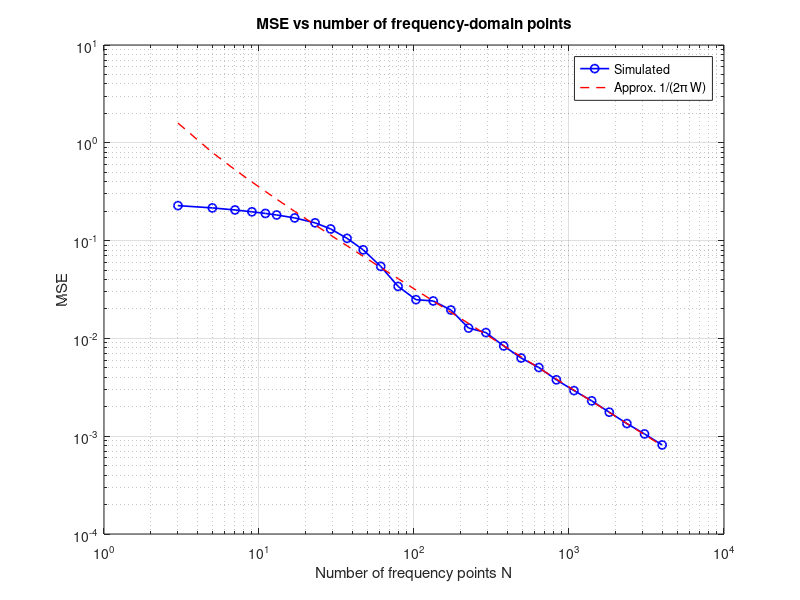

The MATLAB script that drew this image:
% ---------- q4c_mse.m ----------
1;
function y = sincw(w)
  y = ones(size(w));
  idx = (w ~= 0);
  y(idx) = sin(w(idx)/2)./(w(idx)/2);
end
function xr = recon(K, dw, t)
  w  = (1:K)*dw;
  Xk = sincw(w);
  xr = (dw/(2*pi))*(1 + 2*(cos(t(:)*w)*Xk(:)));
  xr = xr.';
end

clear; close all; clc;
dw = 0.1;
t  = linspace(-2, 2, 2001);
x4 = double(abs(t) < 0.5);

Ks  = unique(round(logspace(0, 3.3, 30)));     % 1 ... about 2000
mse = zeros(size(Ks));
for i = 1:numel(Ks)
  mse(i) = mean((x4 - recon(Ks(i), dw, t)).^2);
end
Npts = 2*Ks + 1;

figure(3);
loglog(Npts, mse, 'bo-', 'LineWidth', 1.2); hold on;
loglog(Npts, 1./(2*pi*Ks*dw), 'r--', 'LineWidth', 1.0);   % approximate theory
grid on; xlabel('Number of frequency points N'); ylabel('MSE');
legend('Simulated', 'Approx. 1/(2\pi W)');
title('MSE vs number of frequency-domain points');
print -dpng q4c_mse.png
